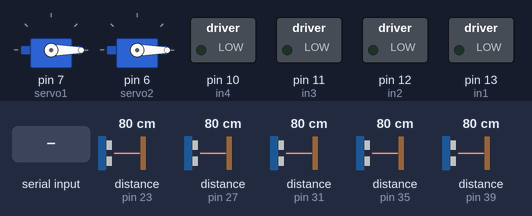
A sketch run on a simulated Arduino Mega 2560, built with avr-gcc and run on an emulated ATmega2560. Parts: 2 × servo, switched loads named in the sketch (green lamp = pin HIGH). Wiring (inferred from the names in the program): 5 × ultrasonic range finder: trigger pin 22, echo pin 23 / trigger pin 26, echo pin 27 / trigger pin 30, echo pin 31 / trigger pin 34, echo pin 35 / trigger pin 38, echo pin 39. Inputs (shaded band) come from the test bench; at power-on: distance to the obstacle (sensors on pin 23, pin 27, pin 31, pin 35, pin 39) 80 cm. The echo pulse lasts 58.3 µs per cm; pins used as bus, display or sensor lines are not drawn.

Above: at 1.1 s.
At 7.4 s:
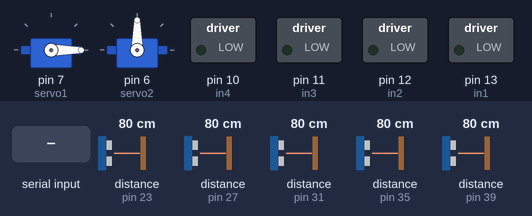
7.5 s: "S" received over Serial
At 26.53 s:
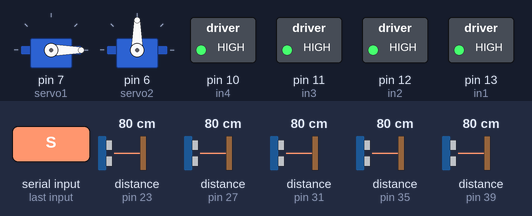
Timing chart, 0 to 28.1 s (numbered marks = the images above; inputs shaded):
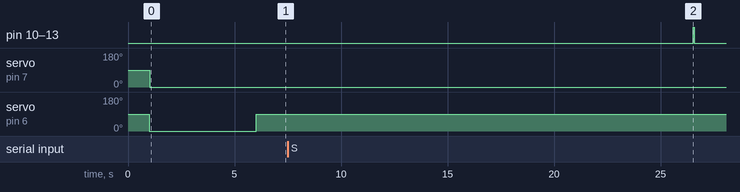

Measured:
- after the input at 7.5 s, pin 10 (in4), pin 11 (in3), pin 12 (in2), pin 13 (in1): LOW → HIGH after 19.0 s, → LOW 0.05 s later

The sketch:

roadbot.ino
```cpp
#include <Servo.h>

Servo servo1; //this servo will rotate in the direction of the detected pothole
Servo servo2; //this servo will act for the mechanism of opening or closing the flow of cement/other material from the funnel

int trigPin1 = 22;  //declaring 5 ultrasonic sensors
int echoPin1 = 23;
int trigPin2 = 26;
int echoPin2 = 27;
int trigPin3 = 30;
int echoPin3 = 31;
int trigPin4 = 34;
int echoPin4 = 35;
int trigPin5 = 38;
int echoPin5 = 39;

long distance1; //distance measured by ultrasonic sensor
long duration1;

long distance2;
long duration2;

long distance3;
long duration3;

long distance4;
long duration4;

long distance5;
long duration5;

//code for bluetooth app and bot control
#define in1 13 //L298n Motor Driver pins.
#define in2 12
#define in3 11
#define in4 10

int command; //Int to store app command state.
int Speed = 204; // 0 - 255.
int Speedsec;
int buttonState = 0;
int lastButtonState = 0;
int Turnradius = 0; //Set the radius of a turn, 0 - 255 Note:the robot will malfunction if this is higher than int Speed.
int brakeTime = 45;
int brkonoff = 1; //1 for the electronic braking system, 0 for normal.

void setup()

{
  pinMode(in1, OUTPUT);
  pinMode(in2, OUTPUT);
  pinMode(in3, OUTPUT);
  pinMode(in4, OUTPUT);
  Serial.begin(9600);  //Set the baud rate to your Bluetooth module.

servo1.attach(7); // this servo rotates the funnel in the pothole direction.
servo2.attach(6);
  pinMode(trigPin1, OUTPUT);
 pinMode(echoPin1, INPUT);
  pinMode(trigPin2, OUTPUT);
 pinMode(echoPin2, INPUT);
  pinMode(trigPin3, OUTPUT);
 pinMode(echoPin3, INPUT);
  pinMode(trigPin4, OUTPUT);
 pinMode(echoPin4, INPUT);
  pinMode(trigPin5, OUTPUT);
 pinMode(echoPin5, INPUT);

 servo1.write(90); // starting position of the servo i.e. it faces front
 delay(1000);
 servo2.write(0); //closed state


}

void loop()

{
  app(); //calls the bluetooth app function/the car function
  ultra_sonic();
 if(distance1 >=10){          //if the distance of ultrasonic sensor 1 is > 10 i.e if pothole is detected, servo will rotate in that direction and stop.
  Stop(); // stops the car/roadbot
  servo1.write(0); //rotates the funnel/servo in the direction of the pothole
  delay(5000);
  servo2.write(90);    //It will open and start the flow of cement
  delay(100);
   if (distance1 <=10){       //after the pot gets filled with cement/any material then distance will be <10, then the servo will go back to its original position by stopping flow of cement.
    servo2.write(0) ;         //stops the flow of cement(closed state)
    delay(10000);              // this delay is there to stop the dripping of the cement
    servo1.write(90);        //servo rotates to its original position and the bot is ready to move further and detect other potholes
   }
 }
  if(distance2 >=10){
  Stop();
  servo1.write(0);
  delay(5000);
  servo2.write(90);
  delay(100);
   if (distance2 <=10){
    servo2.write(0) ;
    delay(10000);
    servo1.write(90);
   }
 }
 if(distance3 >=10){
  Stop();
  servo1.write(0);
  delay(5000);
  servo2.write(90);
  delay(100);
   if (distance3 <=10){
    servo2.write(0) ;
    delay(10000);
    servo1.write(90);
   }
 }
 if(distance4 >=10){
  Stop();
  servo1.write(0);
  delay(5000);
  servo2.write(90);
  delay(100);
   if (distance4 <=10){
    servo2.write(0) ;
    delay(10000);
    servo1.write(90);
   }
 }
 if(distance5 >=10){
  Stop();
  servo1.write(0);
  delay(5000);
  servo2.write(90);
  delay(100);
   if (distance5 <=10){
    servo2.write(0) ;
    delay(10000);
    servo1.write(90);
   }
 }


}

void ultra_sonic() //code for ultrasonic sensor

{

  digitalWrite(trigPin1, LOW);
  delayMicroseconds(2);
  digitalWrite(trigPin1, HIGH);
  delayMicroseconds(10);
  digitalWrite(trigPin1, LOW);
  duration1 = pulseIn(echoPin1, HIGH);
  distance1 = duration1*0.034/2;

    digitalWrite(trigPin2, LOW);
  delayMicroseconds(2);
  digitalWrite(trigPin2, HIGH);
  delayMicroseconds(10);
  digitalWrite(trigPin2, LOW);
  duration2 = pulseIn(echoPin2, HIGH);
  distance2 = duration2*0.034/2;

    digitalWrite(trigPin3, LOW);
  delayMicroseconds(2);
  digitalWrite(trigPin3, HIGH);
  delayMicroseconds(10);
  digitalWrite(trigPin3, LOW);
  duration3 = pulseIn(echoPin3, HIGH);
  distance3 = duration3*0.034/2;

    digitalWrite(trigPin4, LOW);
  delayMicroseconds(2);
  digitalWrite(trigPin4, HIGH);
  delayMicroseconds(10);
  digitalWrite(trigPin4, LOW);
  duration4 = pulseIn(echoPin4, HIGH);
  distance4 = duration4*0.034/2;

    digitalWrite(trigPin5, LOW);
  delayMicroseconds(2);
  digitalWrite(trigPin5, HIGH);
  delayMicroseconds(10);
  digitalWrite(trigPin5, LOW);
  duration5 = pulseIn(echoPin5, HIGH);
  distance5 = duration5*0.034/2;

  }

  void forward() {
  analogWrite(in1, Speed);
  analogWrite(in3, Speed);
}

void back() {
  analogWrite(in2, Speed);
  analogWrite(in4, Speed);
}

void left() {
  analogWrite(in3, Speed);
  analogWrite(in2, Speed);
}

void right() {
  analogWrite(in4, Speed);
  analogWrite(in1, Speed);
}
void forwardleft() {
  analogWrite(in1, Speedsec);
  analogWrite(in3, Speed);
}
void forwardright() {
  analogWrite(in1, Speed);
  analogWrite(in3, Speedsec);
}
void backright() {
  analogWrite(in2, Speed);
  analogWrite(in4, Speedsec);
}
void backleft() {
  analogWrite(in2, Speedsec);
  analogWrite(in4, Speed);
}

void Stop() {
  analogWrite(in1, 0);
  analogWrite(in2, 0);
  analogWrite(in3, 0);
  analogWrite(in4, 0);
}

void brakeOn() {
  //Here's the future use: an electronic braking system!
  // read the pushbutton input pin:
  buttonState = command;
  // compare the buttonState to its previous state
  if (buttonState != lastButtonState) {
    // if the state has changed, increment the counter
    if (buttonState == 'S') {
      if (lastButtonState != buttonState) {
        digitalWrite(in1, HIGH);
        digitalWrite(in2, HIGH);
        digitalWrite(in3, HIGH);
        digitalWrite(in4, HIGH);
        delay(brakeTime);
        Stop();
      }
    }
    // save the current state as the last state,
    //for next time through the loop
    lastButtonState = buttonState;
  }
}
void brakeOff() {

}

void app(){
    if (Serial.available() > 0) {
    command = Serial.read();
    Stop(); //Initialize with motors stoped.
    switch (command) {
      case 'F':
        forward();
        break;
      case 'B':
        back();
        break;
      case 'L':
        left();
        break;
      case 'R':
        right();
        break;
      case 'G':
        forwardleft();
        break;
      case 'I':
        forwardright();
        break;
      case 'H':
        backleft();
        break;
      case 'J':
        backright();
        break;
      case '0':
        Speed = 100;
        break;
      case '1':
        Speed = 140;
        break;
      case '2':
        Speed = 153;
        break;
      case '3':
        Speed = 165;
        break;
      case '4':
        Speed = 178;
        break;
      case '5':
        Speed = 191;
        break;
      case '6':
        Speed = 204;
        break;
      case '7':
        Speed = 216;
        break;
      case '8':
        Speed = 229;
        break;
      case '9':
        Speed = 242;
        break;
      case 'q':
        Speed = 255;
        break;
    }
    Speedsec = Turnradius;
    if (brkonoff == 1) {
      brakeOn();
    } else {
      brakeOff();
    }
  }
}
```
